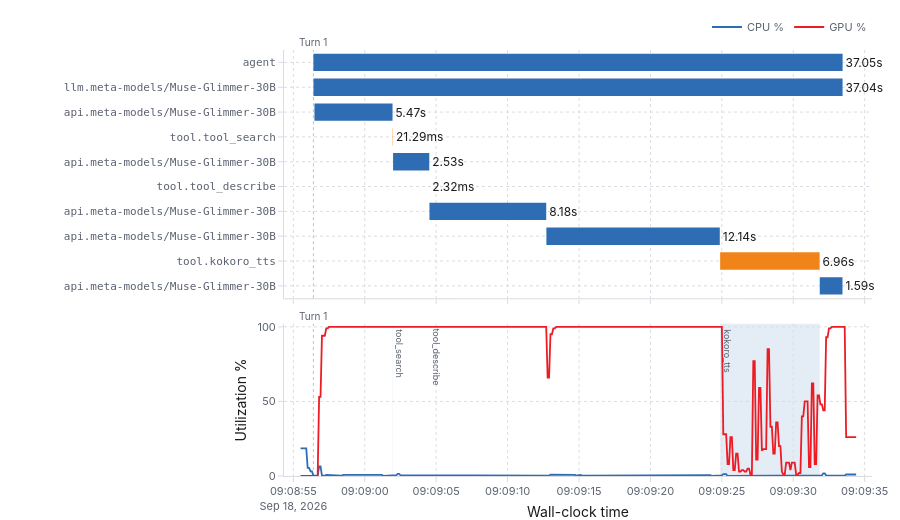

Source (notebook cell):
### Code cell
import importlib, sys, os, logging, warnings

sys.path.insert(0, os.path.abspath("utils"))

logging.disable(logging.WARNING)   # mute Streamlit's "missing ScriptRunContext" etc.
warnings.filterwarnings("ignore")  # mute plotly/mlflow UserWarning/FutureWarning etc.

import hermes_profiler
importlib.reload(hermes_profiler)          # pick up edits without a kernel restart

SESSION_ID = None   # a run ID, or None to auto-fetch the latest session
hermes_profiler.show_session_overview(SESSION_ID)

logging.disable(logging.NOTSET)

### Figure 1 — Plotly figure (JSON) as saved in the notebook; plotly's stock layout.template omitted (floating-point values rounded to 4 significant figures; data arrays with more than 128 entries replaced by an {"elided": "..."} marker saying what was removed)
{"data": [{"base": ["2026-09-18T09:08:56.404009570", "2026-09-18T09:08:56.409815193", "2026-09-18T09:08:56.477843107", "2026-09-18T09:09:01.954813320", "2026-09-18T09:09:01.983168235", "2026-09-18T09:09:04.520870674", "2026-09-18T09:09:04.530227542", "2026-09-18T09:09:12.716975637", "2026-09-18T09:09:24.883654074", "2026-09-18T09:09:31.856555226"], "cliponaxis": false, "hoverinfo": "text", "hovertext": ["<b>agent</b><br>turn: 1<br>type: AGENT<br>start: 09:08:56.404<br>duration: 37.05s", "<b>llm.meta-models/Muse-Glimmer-30B</b><br>turn: 1<br>type: LLM<br>start: 09:08:56.409<br>duration: 37.04s", "<b>api.meta-models/Muse-Glimmer-30B</b><br>turn: 1<br>type: LLM<br>start: 09:08:56.477<br>duration: 5.47s", "<b>tool.tool_search</b><br>turn: 1<br>type: TOOL<br>start: 09:09:01.954<br>duration: 21.29ms", "<b>api.meta-models/Muse-Glimmer-30B</b><br>turn: 1<br>type: LLM<br>start: 09:09:01.983<br>duration: 2.53s", "<b>tool.tool_describe</b><br>turn: 1<br>type: TOOL<br>start: 09:09:04.520<br>duration: 2.32ms", "<b>api.meta-models/Muse-Glimmer-30B</b><br>turn: 1<br>type: LLM<br>start: 09:09:04.530<br>duration: 8.18s", "<b>api.meta-models/Muse-Glimmer-30B</b><br>turn: 1<br>type: LLM<br>start: 09:09:12.716<br>duration: 12.14s", "<b>tool.kokoro_tts</b><br>turn: 1<br>type: TOOL<br>start: 09:09:24.883<br>duration: 6.96s", "<b>api.meta-models/Muse-Glimmer-30B</b><br>turn: 1<br>type: LLM<br>start: 09:09:31.856<br>duration: 1.59s"], "marker": {"color": ["#2E6DB4", "#2E6DB4", "#2E6DB4", "#F08418", "#2E6DB4", "#F08418", "#2E6DB4", "#2E6DB4", "#F08418", "#2E6DB4"]}, "orientation": "h", "showlegend": false, "text": ["37.05s", "37.04s", "5.47s", "21.29ms", "2.53s", "2.32ms", "8.18s", "12.14s", "6.96s", "1.59s"], "textposition": "outside", "type": "bar", "x": [37050.0, 37040.0, 5467.0, 21.29, 2534.0, 2.32, 8175.0, 12140.0, 6963.0, 1591.0], "xaxis": "x", "y": [0, 1, 2, 3, 4, 5, 6, 7, 8, 9], "yaxis": "y"}, {"hovertemplate": "CPU %{y:.1f}%<br>%{x|%H:%M:%S.%L}<extra></extra>", "line": {"color": "#2E6DB4", "width": 1.8}, "mode": "lines", "name": "CPU %", "type": "scatter", "x": {"elided": "390 str values"}, "xaxis": "x2", "y": {"elided": "390 float values"}, "yaxis": "y2"}, {"hovertemplate": "GPU %{y:.1f}%<br>%{x|%H:%M:%S.%L}<extra></extra>", "line": {"color": "#ED1C24", "width": 1.8}, "mode": "lines", "name": "GPU %", "type": "scatter", "x": {"elided": "390 str values"}, "xaxis": "x2", "y": {"elided": "390 float values"}, "yaxis": "y2"}], "layout": {"annotations": [{"font": {"color": "#5B6270", "size": 9}, "showarrow": false, "text": "tool_search", "textangle": 90, "x": "2026-09-18T09:09:01.954813320", "xanchor": "left", "xref": "x2", "y": 100, "yanchor": "top", "yref": "y2"}, {"font": {"color": "#5B6270", "size": 9}, "showarrow": false, "text": "tool_describe", "textangle": 90, "x": "2026-09-18T09:09:04.520870674", "xanchor": "left", "xref": "x2", "y": 100, "yanchor": "top", "yref": "y2"}, {"font": {"color": "#5B6270", "size": 9}, "showarrow": false, "text": "kokoro_tts", "textangle": 90, "x": "2026-09-18T09:09:24.883654074", "xanchor": "left", "xref": "x2", "y": 100, "yanchor": "top", "yref": "y2"}, {"font": {"color": "#5B6270", "size": 10}, "showarrow": false, "text": "Turn 1", "x": "2026-09-18T09:08:56.404009570", "xanchor": "center", "xref": "x", "y": 1, "yanchor": "bottom", "yref": "y domain"}, {"font": {"color": "#5B6270", "size": 10}, "showarrow": false, "text": "Turn 1", "x": "2026-09-18T09:08:56.404009570", "xanchor": "center", "xref": "x2", "y": 1, "yanchor": "bottom", "yref": "y2 domain"}], "bargap": 0.3, "font": {"color": "#1A1A1A", "family": "-apple-system, BlinkMacSystemFont, \"Segoe UI\", Roboto, Helvetica, Arial, sans-serif", "size": 12}, "height": 520, "hoverlabel": {"bgcolor": "#FFFFFF", "bordercolor": "#D9DCE1", "font": {"color": "#1A1A1A", "size": 12}}, "hovermode": "x unified", "legend": {"bgcolor": "rgba(0,0,0,0)", "borderwidth": 0, "font": {"color": "#5B6270", "size": 11}, "orientation": "h", "x": 1, "xanchor": "right", "y": 1.02, "yanchor": "bottom"}, "margin": {"b": 44, "l": 284, "r": 28, "t": 48}, "paper_bgcolor": "#FFFFFF", "plot_bgcolor": "#FFFFFF", "shapes": [{"fillcolor": "rgba(46,109,180,0.13)", "layer": "below", "line": {"width": 0}, "opacity": 1, "type": "rect", "x0": "2026-09-18T09:09:01.954813320", "x1": "2026-09-18T09:09:01.975813320", "xref": "x2", "y0": 0, "y1": 1, "yref": "y2 domain"}, {"fillcolor": "rgba(240,132,24,0.15)", "layer": "below", "line": {"width": 0}, "opacity": 1, "type": "rect", "x0": "2026-09-18T09:09:04.520870674", "x1": "2026-09-18T09:09:04.530870674", "xref": "x2", "y0": 0, "y1": 1, "yref": "y2 domain"}, {"fillcolor": "rgba(46,109,180,0.13)", "layer": "below", "line": {"width": 0}, "opacity": 1, "type": "rect", "x0": "2026-09-18T09:09:24.883654074", "x1": "2026-09-18T09:09:31.846654074", "xref": "x2", "y0": 0, "y1": 1, "yref": "y2 domain"}, {"line": {"color": "rgba(120,120,120,0.45)", "dash": "dot", "width": 1}, "type": "line", "x0": "2026-09-18T09:08:56.404009570", "x1": "2026-09-18T09:08:56.404009570", "xref": "x", "y0": 0, "y1": 1, "yref": "y domain"}, {"line": {"color": "rgba(120,120,120,0.45)", "dash": "dot", "width": 1}, "type": "line", "x0": "2026-09-18T09:08:56.404009570", "x1": "2026-09-18T09:08:56.404009570", "xref": "x2", "y0": 0, "y1": 1, "yref": "y2 domain"}], "xaxis": {"anchor": "y", "domain": [0, 1], "gridcolor": "#D9DCE1", "griddash": "dot", "linecolor": "#D9DCE1", "matches": "x2", "showticklabels": false, "tickcolor": "#D9DCE1", "tickfont": {"color": "#5B6270", "size": 11}, "ticks": "outside", "type": "date", "zeroline": false}, "xaxis2": {"anchor": "y2", "domain": [0, 1], "gridcolor": "#D9DCE1", "griddash": "dot", "linecolor": "#D9DCE1", "tickcolor": "#D9DCE1", "tickfont": {"color": "#5B6270", "size": 11}, "ticks": "outside", "title": {"text": "Wall-clock time"}, "type": "date", "zeroline": false}, "yaxis": {"anchor": "x", "automargin": true, "autorange": "reversed", "domain": [0.4172, 1], "gridcolor": "#D9DCE1", "griddash": "dot", "linecolor": "#D9DCE1", "tickcolor": "#D9DCE1", "tickfont": {"color": "#5B6270", "family": "monospace", "size": 11}, "tickmode": "array", "ticks": "outside", "ticktext": ["agent", "    llm.meta-models/Muse-Glimmer-30B", "        api.meta-models/Muse-Glimmer-30B", "        tool.tool_search", "        api.meta-models/Muse-Glimmer-30B", "        tool.tool_describe", "        api.meta-models/Muse-Glimmer-30B", "        api.meta-models/Muse-Glimmer-30B", "        tool.kokoro_tts", "        api.meta-models/Muse-Glimmer-30B"], "tickvals": [0, 1, 2, 3, 4, 5, 6, 7, 8, 9], "zeroline": false}, "yaxis2": {"anchor": "x2", "domain": [0, 0.3572], "gridcolor": "#D9DCE1", "griddash": "dot", "linecolor": "#D9DCE1", "range": [0, 102], "tickcolor": "#D9DCE1", "tickfont": {"color": "#5B6270", "size": 11}, "ticks": "outside", "title": {"text": "Utilization %"}, "zeroline": false}}}
